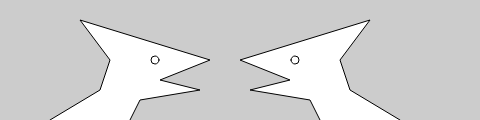
Frame 1 (no input)
Frame 60 (no input): identical to frame 1, image omitted
Frame 120 (the mouse pressed at the canvas centre since frame 60): identical to frame 1, image omitted

The p5.js sketch that drew this single still picture (run headless with seeded random() and noise() and a simulated clock; from frame 60 on, the mouse is pressed at the canvas centre):

// p5.js sketch
// ── sketch.js
function setup() {
  createCanvas(480, 120);
}

function draw() {
  background(204);
  
  draw_cret();
  
  translate(450,0);
  scale(-1,1);
  draw_cret();
  
}

function draw_cret() {
  // Left creature
  beginShape();
  vertex(50, 120);
  vertex(100, 90);
  vertex(110, 60);
  vertex(80, 20);
  vertex(210, 60);
  vertex(160, 80);
  vertex(200, 90);
  vertex(140, 100);
  vertex(130, 120);
  endShape();
  fill(255);  // Correction
  ellipse(155, 60, 8, 8);
}

// https://editor.p5js.org/jht1493/sketches/fRJikQjei
// 2.9 Ex_03_20 Two Creatures func

// https://editor.p5js.org/jht1493/sketches/mPX1b9278
// Ex_03_20 Two Creatures

// https://github.com/lmccart/gswp5.js-code/blob/master/03_Draw/Example_03_20.js
